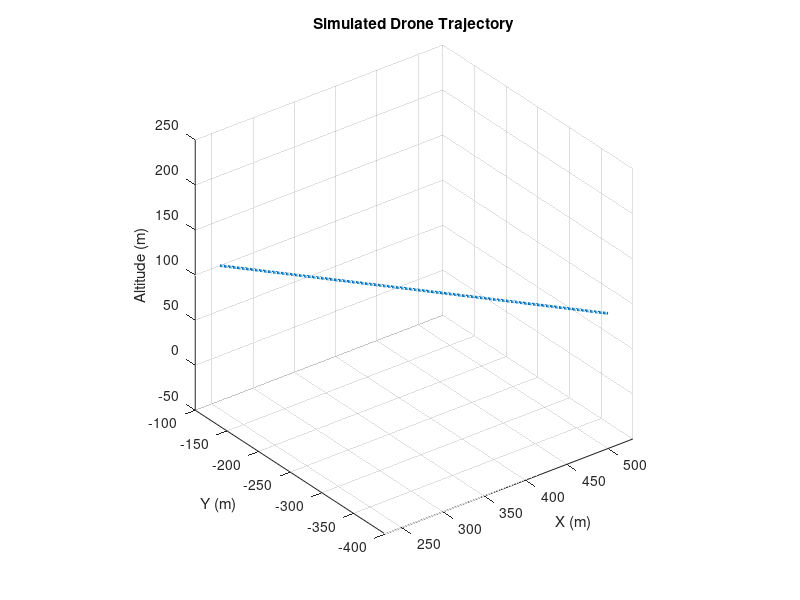
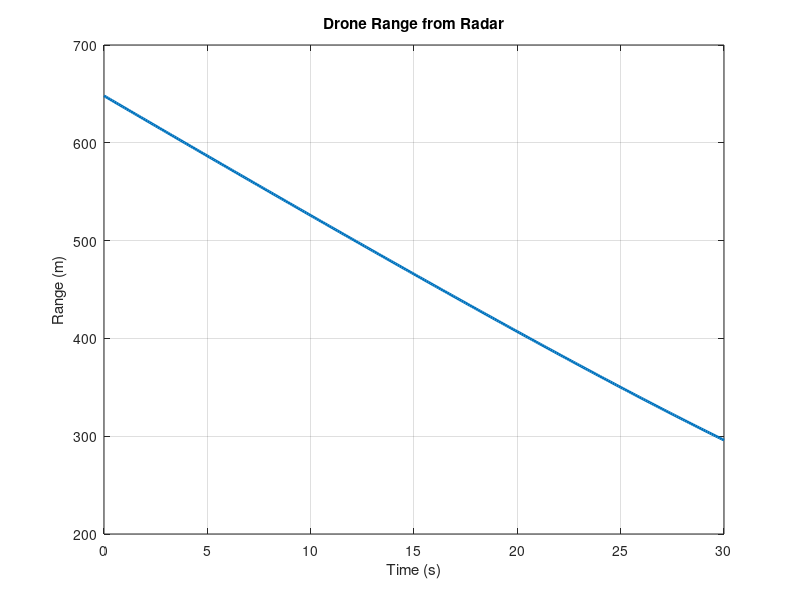
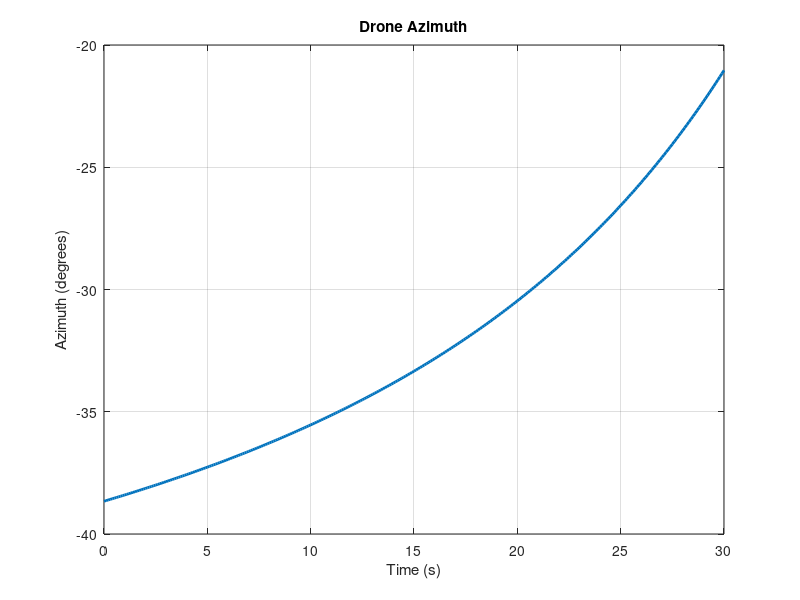
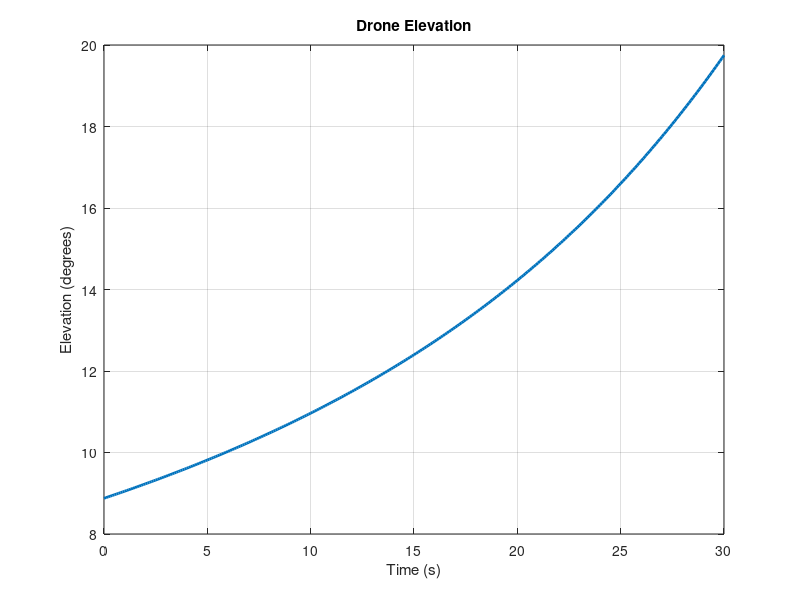

Source code (MATLAB) for these figures, in order: (Note: this script raises an error after producing the figures.)
clear;
clc;
close all;

%% Radar and protected-zone parameters

radarMaxRange = 1000;       % Maximum radar detection range (m)

protectedRadius = 300;      % Protected zone radius (m)
%% Simulation parameters
dt = 0.1;          % Time step (seconds)
simulationTime = 30;
time = 0:dt:simulationTime;

%% Initial drone position
x = 500;           % meters
y = -400;          % meters
z = 100;           % meters

%% Drone velocity
vx = -8;           % m/s
vy = 10;           % m/s
vz = 0;            % m/s

%% Store position
X = zeros(size(time));
Y = zeros(size(time));
Z = zeros(size(time));

%% Simulate drone movement
for k = 1:length(time)

    X(k) = x;
    Y(k) = y;
    Z(k) = z;

    % Update position
    x = x + vx*dt;
    y = y + vy*dt;
    z = z + vz*dt;

end

%% Plot drone trajectory

figure;

plot3(X,Y,Z,'LineWidth',2);

grid on;
xlabel('X (m)');
ylabel('Y (m)');
zlabel('Altitude (m)');

title('Simulated Drone Trajectory');

axis equal;

%% Calculate radar range

R = sqrt(X.^2 + Y.^2 + Z.^2);

figure;

plot(time,R,'LineWidth',2);

grid on;

xlabel('Time (s)');
ylabel('Range (m)');

title('Drone Range from Radar');

%% Calculate azimuth

Azimuth = atan2d(Y,X);

figure;

plot(time,Azimuth,'LineWidth',2);

grid on;

xlabel('Time (s)');
ylabel('Azimuth (degrees)');

title('Drone Azimuth');

%% Calculate elevation

HorizontalRange = sqrt(X.^2 + Y.^2);

Elevation = atan2d(Z,HorizontalRange);

figure;

plot(time,Elevation,'LineWidth',2);

grid on;

xlabel('Time (s)');
ylabel('Elevation (degrees)');

title('Drone Elevation');

%% Real-time radar display

figure;

ax = polaraxes;

rlim(ax,[0 1000]);

title(ax,'RADAR - DRONE DETECTION');

hold(ax,'on');
for k = 1:length(time)

    currentRange = R(k);
    currentAzimuth = deg2rad(Azimuth(k));

    if currentRange <= radarMaxRange

        p = polarplot(ax,...
            currentAzimuth,...
            currentRange,...
            'o',...
            'MarkerSize',8,...
            'LineWidth',2);

        drawnow;

        pause(dt);

        if k < length(time)
            delete(p);
        end

    else

        pause(dt);

    end

end

%% Radar measurement noise

rangeNoise = 5;       % meters
azimuthNoise = 1;     % degrees
elevationNoise = 1;   % degrees

Rmeasured = R + rangeNoise*randn(size(R));

AzMeasured = Azimuth + ...
    azimuthNoise*randn(size(Azimuth));

ElMeasured = Elevation + ...
    elevationNoise*randn(size(Elevation));

figure;

plot(time,R,'LineWidth',2);
hold on;

plot(time,Rmeasured,'.');

grid on;

xlabel('Time (s)');
ylabel('Range (m)');

legend('True Range','Radar Measurement');

title('Radar Measurement Noise');

%% Convert radar measurements to Cartesian coordinates

xMeasured = Rmeasured .* ...
    cosd(ElMeasured) .* ...
    cosd(AzMeasured);

yMeasured = Rmeasured .* ...
    cosd(ElMeasured) .* ...
    sind(AzMeasured);

zMeasured = Rmeasured .* ...
    sind(ElMeasured);

%% ==============================
%  KALMAN FILTER INITIALIZATION
%  ==============================

% State vector:
% [X position
%  Y position
%  X velocity
%  Y velocity]

state = [xMeasured(1);
    yMeasured(1);
    0;
    0];

% State transition matrix
F = [1 0 dt 0;
    0 1 0 dt;
    0 0 1  0;
    0 0 0  1];

% Measurement matrix
% Radar measures X and Y position
H = [1 0 0 0;
    0 1 0 0];

% Initial uncertainty
P = eye(4) * 100;

% Measurement noise
Rk = [25 0;
    0 25];

% Process noise
Q = [1 0 0 0;
    0 1 0 0;
    0 0 1 0;
    0 0 0 1];

%% Store Kalman estimates

Xestimated = zeros(size(time));
Yestimated = zeros(size(time));

Vxestimated = zeros(size(time));
Vyestimated = zeros(size(time));

%% ==============================
%  KALMAN FILTER LOOP
%  ==============================

for k = 1:length(time)

    %% --------------------------
    % Prediction
    % --------------------------

    statePredicted = F * state;

    PPredicted = F * P * F' + Q;


    %% --------------------------
    % Measurement
    % --------------------------

    measurement = [xMeasured(k);
        yMeasured(k)];


    %% --------------------------
    % Kalman Gain
    % --------------------------

    K = PPredicted * H' / ...
        (H * PPredicted * H' + Rk);


    %% --------------------------
    % Correction
    % --------------------------

    state = statePredicted + ...
        K * (measurement - H * statePredicted);


    %% --------------------------
    % Update uncertainty
    % --------------------------

    P = (eye(4) - K * H) * PPredicted;


    %% --------------------------
    % Store results
    % --------------------------

    Xestimated(k) = state(1);
    Yestimated(k) = state(2);

    Vxestimated(k) = state(3);
    Vyestimated(k) = state(4);

end

%% ==============================
%  TRUE VS MEASURED VS ESTIMATED
%  ==============================

figure;

plot(X,Y,'LineWidth',2);
hold on;

plot(xMeasured,...
    yMeasured,...
    '.');

plot(Xestimated,...
    Yestimated,...
    'LineWidth',2);

grid on;

xlabel('X Position (m)');
ylabel('Y Position (m)');

legend('True Drone',...
    'Radar Measurements',...
    'Kalman Estimate');

title('Drone Tracking using Kalman Filter');

axis equal;

%% Velocity estimate

figure;

plot(time,Vxestimated,'LineWidth',2);
hold on;

plot(time,Vyestimated,'LineWidth',2);

grid on;

xlabel('Time (s)');
ylabel('Velocity (m/s)');

legend('Estimated Vx',...
    'Estimated Vy');

title('Estimated Drone Velocity');

%% ==============================
%  RADAR + KALMAN TRACKING
%  ==============================

figure;

ax = polaraxes;

hold(ax,'on');

rlim(ax,[0 radarMaxRange]);

title(ax,'RADAR - DRONE TRACKING');

for k = 1:length(time)

    %% Radar measurement

    measuredRange = Rmeasured(k);

    measuredAzimuth = ...
        deg2rad(AzMeasured(k));


    %% Kalman estimate

    estimatedRange = ...
        sqrt(Xestimated(k)^2 + ...
        Yestimated(k)^2);

    estimatedAzimuth = ...
        atan2(Yestimated(k),...
        Xestimated(k));


    %% Plot radar measurement

    p1 = polarplot(ax,...
        measuredAzimuth,...
        measuredRange,...
        'o',...
        'MarkerSize',7,...
        'LineWidth',2);


    %% Plot Kalman estimate

    p2 = polarplot(ax,...
        estimatedAzimuth,...
        estimatedRange,...
        'x',...
        'MarkerSize',9,...
        'LineWidth',2);


    %% Update display

    drawnow;

    pause(dt);


    %% Remove previous markers

    if k < length(time)

        delete(p1);
        delete(p2);

    end

end

%% Radar tracking with history

figure;

ax = polaraxes;

hold(ax,'on');

rlim(ax,[0 radarMaxRange]);

title(ax,'RADAR - KALMAN TRACKING');

for k = 1:length(time)

    measuredRange = Rmeasured(k);

    measuredAzimuth = ...
        deg2rad(AzMeasured(k));


    estimatedRange = ...
        sqrt(Xestimated(k)^2 + ...
        Yestimated(k)^2);

    estimatedAzimuth = ...
        atan2(Yestimated(k),...
        Xestimated(k));


    %% Current radar measurement

    p1 = polarplot(ax,...
        measuredAzimuth,...
        measuredRange,...
        'o',...
        'MarkerSize',6,...
        'LineWidth',1);


    %% Kalman track history

    trackRange = sqrt(...
        Xestimated(1:k).^2 + ...
        Yestimated(1:k).^2);

    trackAzimuth = atan2(...
        Yestimated(1:k),...
        Xestimated(1:k));

    p2 = polarplot(ax,...
        trackAzimuth,...
        trackRange,...
        'LineWidth',2);


    drawnow;

    pause(dt);

    delete(p1);

    if k < length(time)
        delete(p2);
    end

end

%% Calculate filtered target range

estimatedRange = sqrt(...
    Xestimated.^2 + ...
    Yestimated.^2);
%% Calculate filtered target azimuth

estimatedAzimuth = atan2d(...
    Yestimated,...
    Xestimated);
%% Protected zone detection

insideProtectedZone = ...
    estimatedRange <= protectedRadius;

%% Find first protected-zone intrusion

intrusionIndex = find(insideProtectedZone,1);

if isempty(intrusionIndex)

    disp('No protected-zone intrusion detected.');

else

    intrusionTime = time(intrusionIndex);
    intrusionRange = estimatedRange(intrusionIndex);

    fprintf('\n');
    fprintf('====================================\n');
    fprintf('       ⚠ DRONE INTRUSION ALERT\n');
    fprintf('====================================\n');
    fprintf('Time  : %.2f seconds\n',intrusionTime);
    fprintf('Range : %.2f meters\n',intrusionRange);
    fprintf('====================================\n');

end
